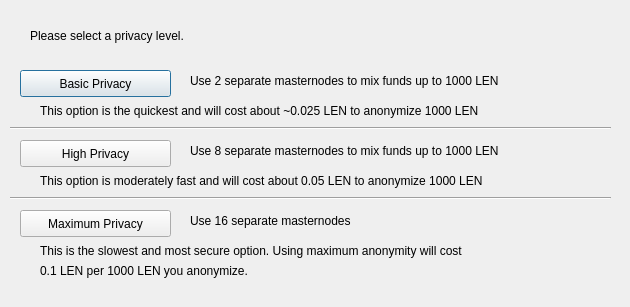
<?xml version="1.0" encoding="UTF-8"?>
<ui version="4.0">
 <class>DarksendConfig</class>
 <widget class="QDialog" name="DarksendConfig">
  <property name="geometry">
   <rect>
    <x>0</x>
    <y>0</y>
    <width>630</width>
    <height>307</height>
   </rect>
  </property>
  <property name="windowTitle">
   <string>Configure PrivateSend</string>
  </property>
  <widget class="QPushButton" name="buttonBasic">
   <property name="geometry">
    <rect>
     <x>20</x>
     <y>70</y>
     <width>151</width>
     <height>27</height>
    </rect>
   </property>
   <property name="text">
    <string>Basic Privacy</string>
   </property>
  </widget>
  <widget class="QPushButton" name="buttonHigh">
   <property name="geometry">
    <rect>
     <x>20</x>
     <y>140</y>
     <width>151</width>
     <height>27</height>
    </rect>
   </property>
   <property name="text">
    <string>High Privacy</string>
   </property>
  </widget>
  <widget class="QPushButton" name="buttonMax">
   <property name="geometry">
    <rect>
     <x>20</x>
     <y>210</y>
     <width>151</width>
     <height>27</height>
    </rect>
   </property>
   <property name="text">
    <string>Maximum Privacy</string>
   </property>
  </widget>
  <widget class="QLabel" name="label">
   <property name="geometry">
    <rect>
     <x>30</x>
     <y>20</y>
     <width>571</width>
     <height>31</height>
    </rect>
   </property>
   <property name="text">
    <string>Please select a privacy level.</string>
   </property>
  </widget>
  <widget class="QLabel" name="label_2">
   <property name="geometry">
    <rect>
     <x>190</x>
     <y>70</y>
     <width>421</width>
     <height>21</height>
    </rect>
   </property>
   <property name="text">
    <string>Use 2 separate masternodes to mix funds up to 1000 LEN</string>
   </property>
  </widget>
  <widget class="QLabel" name="label_3">
   <property name="geometry">
    <rect>
     <x>190</x>
     <y>140</y>
     <width>411</width>
     <height>21</height>
    </rect>
   </property>
   <property name="text">
    <string>Use 8 separate masternodes to mix funds up to 1000 LEN</string>
   </property>
  </widget>
  <widget class="QLabel" name="label_4">
   <property name="geometry">
    <rect>
     <x>190</x>
     <y>210</y>
     <width>421</width>
     <height>21</height>
    </rect>
   </property>
   <property name="text">
    <string>Use 16 separate masternodes</string>
   </property>
  </widget>
  <widget class="QLabel" name="label_6">
   <property name="geometry">
    <rect>
     <x>40</x>
     <y>100</y>
     <width>561</width>
     <height>21</height>
    </rect>
   </property>
   <property name="text">
    <string>This option is the quickest and will cost about ~0.025 LEN to anonymize 1000 LEN</string>
   </property>
  </widget>
  <widget class="QLabel" name="label_7">
   <property name="geometry">
    <rect>
     <x>40</x>
     <y>170</y>
     <width>561</width>
     <height>21</height>
    </rect>
   </property>
   <property name="text">
    <string>This option is moderately fast and will cost about 0.05 LEN to anonymize 1000 LEN</string>
   </property>
  </widget>
  <widget class="QLabel" name="label_8">
   <property name="geometry">
    <rect>
     <x>40</x>
     <y>240</y>
     <width>561</width>
     <height>21</height>
    </rect>
   </property>
   <property name="text">
    <string>This is the slowest and most secure option. Using maximum anonymity will cost</string>
   </property>
  </widget>
  <widget class="QLabel" name="label_9">
   <property name="geometry">
    <rect>
     <x>40</x>
     <y>260</y>
     <width>561</width>
     <height>21</height>
    </rect>
   </property>
   <property name="text">
    <string>0.1 LEN per 1000 LEN you anonymize.</string>
   </property>
  </widget>
  <widget class="Line" name="line">
   <property name="geometry">
    <rect>
     <x>10</x>
     <y>120</y>
     <width>601</width>
     <height>16</height>
    </rect>
   </property>
   <property name="orientation">
    <enum>Qt::Horizontal</enum>
   </property>
  </widget>
  <widget class="Line" name="line_2">
   <property name="geometry">
    <rect>
     <x>10</x>
     <y>190</y>
     <width>601</width>
     <height>16</height>
    </rect>
   </property>
   <property name="orientation">
    <enum>Qt::Horizontal</enum>
   </property>
  </widget>
 </widget>
 <resources/>
 <connections/>
</ui>
